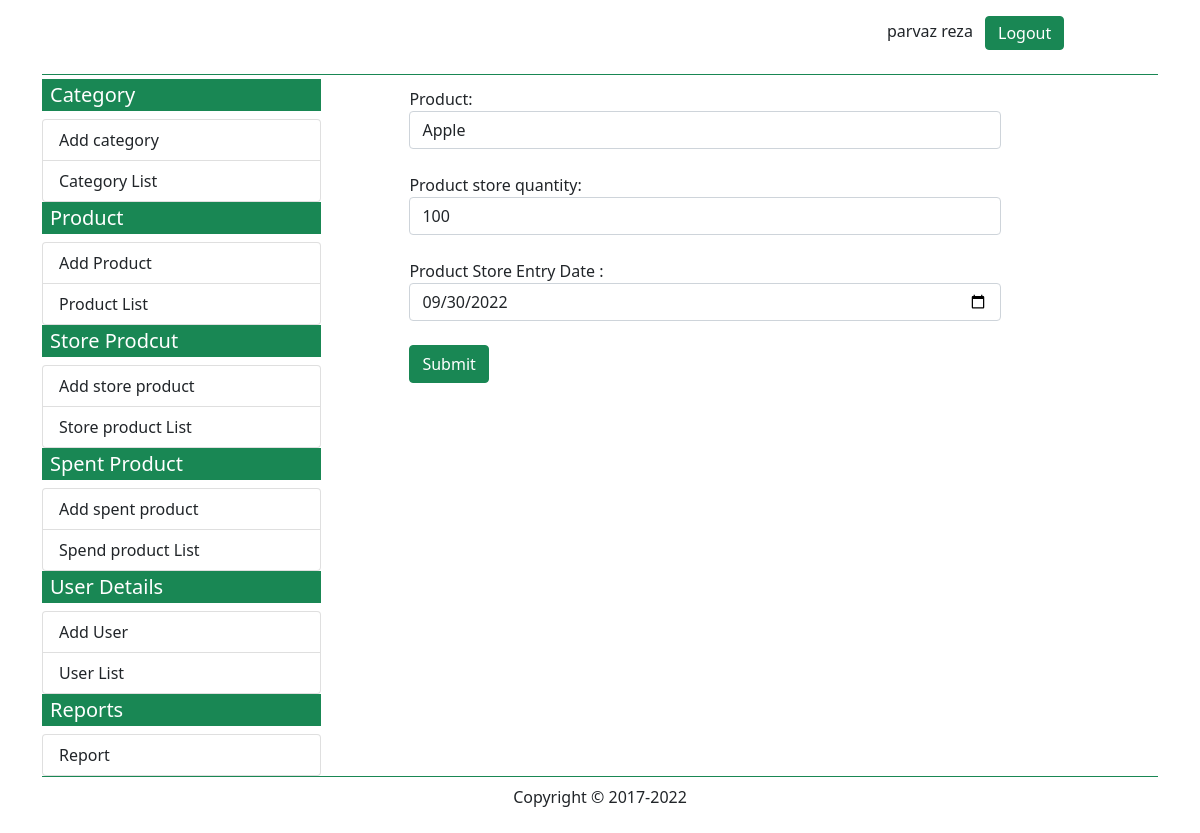
Page /edit_store_product.php?id=1 (signed in) on the committed database.
### tables this page shows
CREATE TABLE `store_product` (
  `store_product_id` int(11) NOT NULL,
  `store_product_name` int(10) NOT NULL,
  `store_product_quantity` int(11) NOT NULL,
  `store_product_entrydate` varchar(10) NOT NULL
);

CREATE TABLE `product` (
  `product_id` int(11) NOT NULL,
  `product_name` varchar(20) NOT NULL,
  `product_category` int(5) NOT NULL,
  `product_code` varchar(10) NOT NULL,
  `product_entrydate` varchar(10) NOT NULL
);

### edit_store_product.php (the view, shortened to what this page needs)
<?php
require('myfunction.php');
$user_first_name = $_SESSION['user_first_name'] ;
$user_last_name = $_SESSION['user_last_name'] ;
?>
<!DOCTYPE html>
<html lang="en">
<head>
    <link rel="stylesheet" href="css/all.min.css">
    <link rel="stylesheet" href="css/fontawesome.min.css">
    <link rel="stylesheet" href="css/custom.css">
    <link href="https://cdn.jsdelivr.net/npm/bootstrap@5.0.2/dist/css/bootstrap.min.css" rel="stylesheet">
</head>
<body>
<?php
    if(!empty($user_first_name) && !empty($user_last_name)){
?>
   <div class="container">
        <div class="container-fluid border-bottom border-success mb-0">
                    <?php include('topbar.php'); ?>
        </div>
        <div class="container-fluid mt-1">
            <div class="row">
                <div class="col-md-3 p-0 m-0 border-end-0">
                    <?php include('leftbar.php'); ?>
                </div>
                <div class="col-md-9">
                <div class="row p-2">
                    <div class="col-md-1"></div>
                    <div class="col-md-9">
    <?php
if(isset($_GET['id'])){
    $getid = $_GET['id'];
    $sql = "SELECT * FROM store_product WHERE store_product_id='$getid'";
    $query = mysqli_query($conn, $sql);
    $data = mysqli_fetch_assoc($query);
    $store_product_name = $data['store_product_name'];
    $store_product_quantity = $data['store_product_quantity'];
    $store_product_entrydate = $data['store_product_entrydate'];
}
?>
    <form action="<?php echo $_SERVER['PHP_SELF']; ?>" method="GET">
    Product: <br>
    <select name="store_product_name" id="" class="form-control">
        <?php
            $sql = "SELECT * FROM product";
            $query = mysqli_query($conn, $sql);
            while($data = mysqli_fetch_assoc($query)){
                $data_id = $data['product_id'];
                $data_name = $data['product_name'];
                ?>
            <option value='<?php echo $data_id?>' <?php
                if($store_product_name==$data_id) echo 'selected'; ?>>
                    <?php echo $data_name; ?>
            </option>;
                <?php
            }
        ?>
    </select><br>
    Product store quantity: <br>
    <input type="number" class="form-control" name="store_product_quantity" value="<?php echo $store_product_quantity; ?>"><br>
    Product Store Entry Date : <br>
    <input type="date" class="form-control" name="store_product_entrydate" value="<?php echo $store_product_entrydate; ?>"><br>
    <input type="submit" name="" id="" value="Submit" class="btn btn-success">
</form>
                    </div>
                    <div class="col-md-2"></div>
                </div>
                </div>
            </div>
        </div>
        <div class="container-fluid border-top border-success">
          <?php include('bottombar.php'); ?>
        </div>
<?php
    }else{
header('location:login.php');
}
?>
</div>
</body>
</html>

### rows in the picture
store_product: store_product_name "Apple", store_product_quantity "100", store_product_entrydate "09/30/2022"

### other values in the picture
$user_first_name "parvaz"
$user_last_name "reza"
